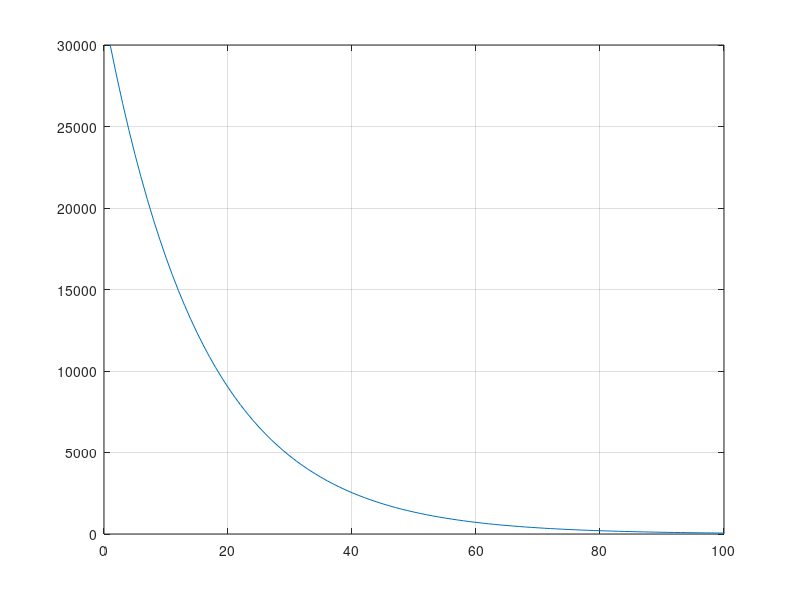

This figure's MATLAB source:
  % Wielgus and Bunnell population model
  
close all
clear
clc

  % According to the Alaskan government the estimated population of brown 
    % bears is 30,000.
N = 30000;

  % Estimated reproductive rate .46 cubs/ adult female/ year
r = .46;

  % Different age groups of brown bears
m = .3;
f = .22;
sm = .22;
sf = .11;
c = .15;
  
  % Survival rates amongst different age groups
ms = .7;
fs = .93;
sms = .89;
sfs = 1;
cs = .78;

  % Prediction over 10 years
time = 100;

    % Check to see if the article lines up with sf + f.
for i = 2:time
  N(i) = N(i-1) * (r*f  + ms*m + fs*f + sms*sm + sfs*sf + c*cs)
end


plot(1:time, N)
grid on

N(10)/N(1)

